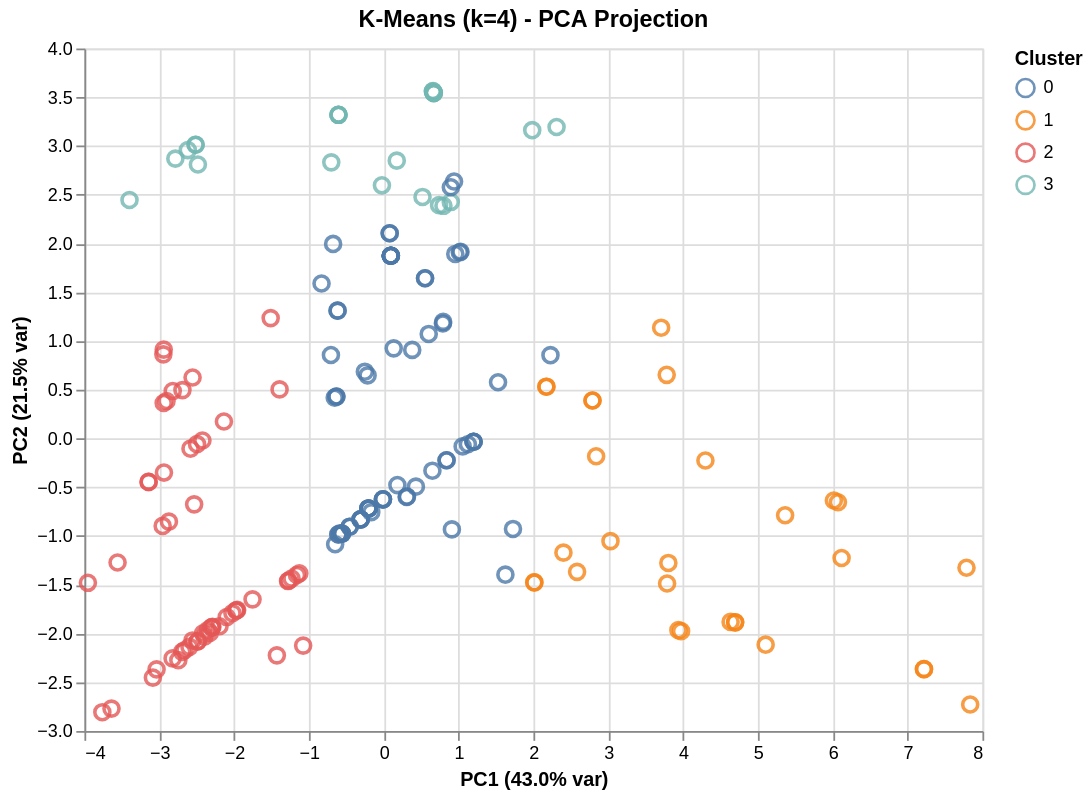

The notebook cell this image was saved under:
### Code cell
pca = PCA(n_components=2, random_state=42)
X_pca = pca.fit_transform(X_train)
print("Explained variance ratio:")
print(pca.explained_variance_ratio_)
vis_df = pd.DataFrame({
    'PC1': X_pca[:,0], 'PC2': X_pca[:,1],
    'cluster': train_labels.astype(str)})
alt.Chart(vis_df).mark_point(size=70, opacity=0.8).encode(
    x=alt.X('PC1:Q', title=f'PC1 ({pca.explained_variance_ratio_[0]*100:.1f}% var)'),
    y=alt.Y('PC2:Q', title=f'PC2 ({pca.explained_variance_ratio_[1]*100:.1f}% var)'),
    color=alt.Color('cluster:N', title='Cluster'),
    tooltip=['PC1','PC2','cluster']
).properties(title=f'K-Means (k={OPTIMAL_K}) - PCA Projection', width=500, height=380)

### Figure 1 — Vega-Lite specification as saved in the notebook (floating-point values rounded to 4 significant figures; data arrays with more than 128 entries replaced by an {"elided": "..."} marker saying what was removed)
{"config": {"view": {"continuousWidth": 300, "continuousHeight": 300}}, "data": {"name": "data-9328e2d27464ac6474064ec5d5de91b1"}, "mark": {"type": "point", "opacity": 0.8, "size": 70}, "encoding": {"color": {"field": "cluster", "title": "Cluster", "type": "nominal"}, "tooltip": [{"field": "PC1", "type": "quantitative"}, {"field": "PC2", "type": "quantitative"}, {"field": "cluster", "type": "nominal"}], "x": {"field": "PC1", "title": "PC1 (43.0% var)", "type": "quantitative"}, "y": {"field": "PC2", "title": "PC2 (21.5% var)", "type": "quantitative"}}, "height": 380, "title": "K-Means (k=4) - PCA Projection", "width": 500, "$schema": "https://vega.github.io/schema/vega-lite/v5.20.1.json", "datasets": {"data-9328e2d27464ac6474064ec5d5de91b1": {"elided": "177 records"}}}
